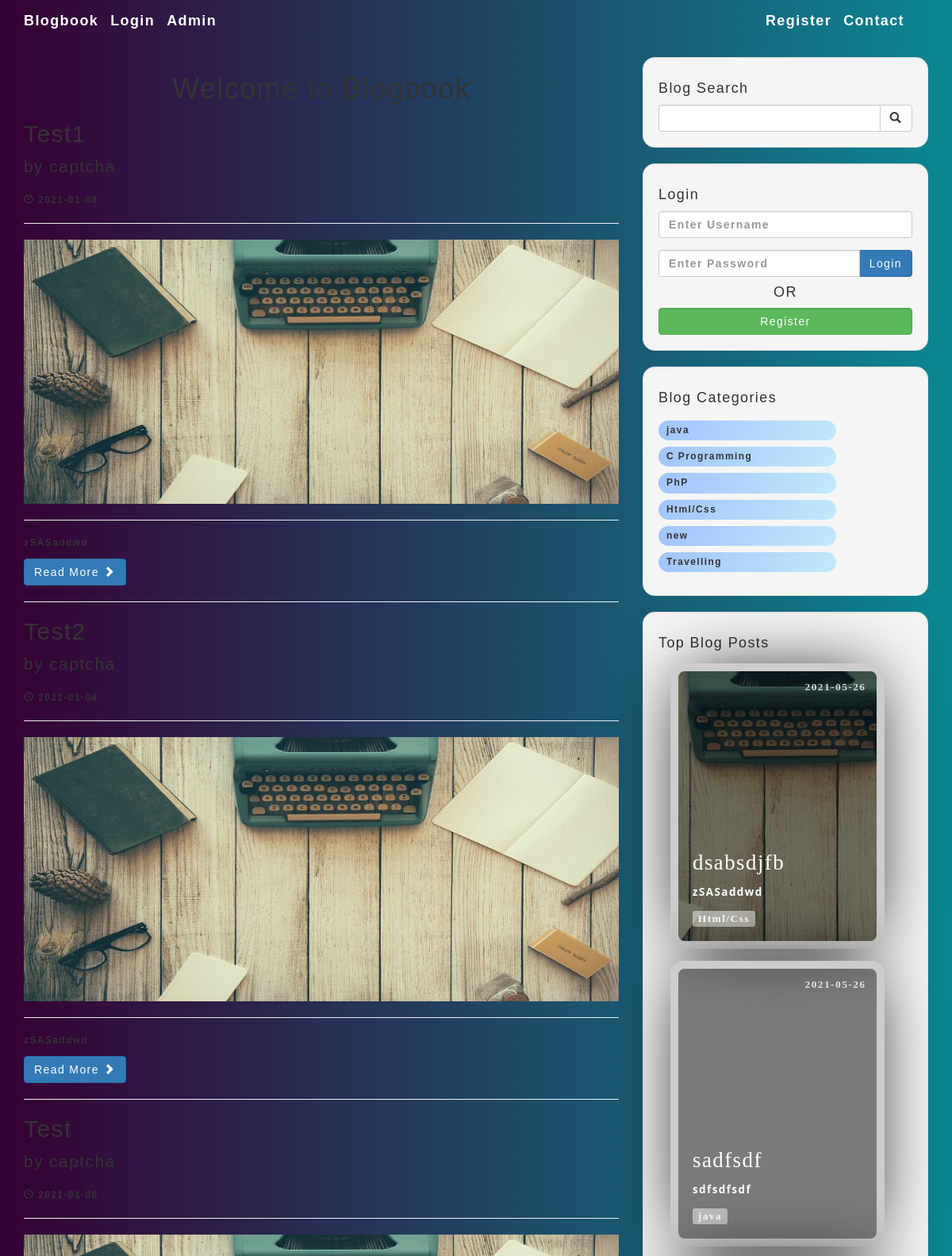
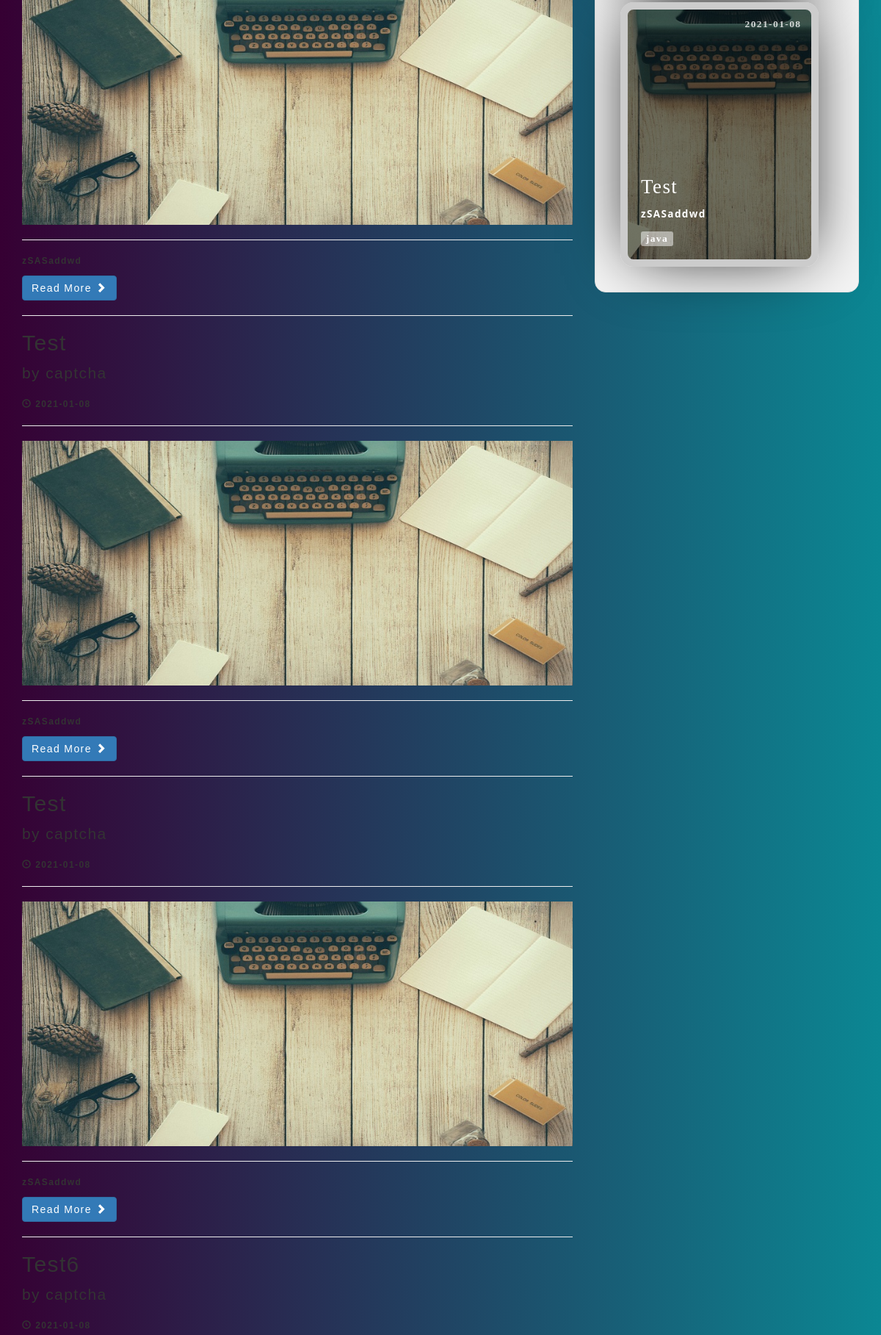
/index_old.php (upper part), run on the app's committed database (2 pictures, top to bottom).
### tables this page shows
CREATE TABLE `posts` (
  `post_id` int(3) NOT NULL,
  `post_category_id` int(3) NOT NULL,
  `post_title` varchar(255) NOT NULL,
  `post_author` varchar(255) NOT NULL,
  `author_id` int(255) NOT NULL,
  `post_date` date NOT NULL,
  `post_image` text NOT NULL,
  `post_content` mediumtext NOT NULL,
  `post_tags` varchar(255) NOT NULL,
  `post_comment_count` int(255) NOT NULL,
  `post_status` varchar(255) NOT NULL DEFAULT 'draft',
  `post_views_count` int(255) NOT NULL
);

CREATE TABLE `categories` (
  `cat_id` int(3) NOT NULL,
  `cat_title` varchar(255) NOT NULL
);

### index_old.php (the view, shortened to what this page needs)
<?php include "includes/db.php";?>
<?php include "includes/header.php";?>
<body>
   <?php include "includes/navigation.php"; ?>
    <div class="container">
        <div class="row">
            <div class="col-md-8">
<h1 class="text-center">Welcome to Blogbook</h1>
               <?php
                $query="SELECT * FROM posts";
               $select_all_posts_query=mysqli_query($connection,$query);
                    while($row=mysqli_fetch_assoc($select_all_posts_query)){
                        $post_title=$row['post_title'];
                        $post_id=$row['post_id'];
                        $post_author=$row['post_author'];
                        $post_date=$row['post_date'];
                        $post_image=$row['post_image'];
                        $post_content=substr($row['post_content'],0,50);
                        $post_status=$row['post_status'];
                       if($post_status == 'published'){
                       ?>
                <h2>
                    <a href="post.php?p_id=<?php echo $post_id;?>"><?php echo $post_title;?></a>
                </h2>
                <p class="lead">
                    by <a href="author_posts.php?author=<?php echo $post_author;?>&p_id=<?php echo $post_id;?>"><?php echo $post_author;?></a>
                </p>
                <p><span class="glyphicon glyphicon-time"></span> <?php echo $post_date;?></p>
                <hr>
                <a  href="post.php?p_id=<?php echo $post_id;?>">
                    <img class="img-responsive" src="images/<?php echo $post_image;?>" alt=""></a>
                <hr>
                <p><?php echo $post_content;?></p>
                <a class="btn btn-primary" href="post.php?p_id=<?php echo $post_id;?>">Read More <span class="glyphicon glyphicon-chevron-right"></span></a>
                <hr>
                  <?php  } }?>
            </div>
           <?php include "includes/sidebar.php";  ?>
        </div>
      <?php
include "includes/footer.php";
?>

### includes/sidebar.php (shortened to what this page needs)
<div class="col-md-4">
    <div class="well">
        <h4>Blog Search</h4>
        <form action="search.php" method="post">
            <div class="input-group">
                <input name="search" type="text" class="form-control">
                <span class="input-group-btn">
                    <button name="submit" class="btn btn-default" type="submit">
                        <span class="glyphicon glyphicon-search"></span>
                    </button>
                </span>
            </div>
        </form>
    </div>
    <div class="well logs" id="login">
        <div class="heads">
            <h4>Login</h4>
            <form action="includes/login.php" method="post" id="login_form" onsubmit="return validate_form()">
                <div class="form-group">
                    <input name="username" type="text" class="form-control" placeholder="Enter Username" id="user_name">
                </div>
                <div class="input-group">
                    <input name="password" type="password" class="form-control" placeholder="Enter Password" id="user_pass">
                    <span class="input-group-btn">
                        <button class="btn btn-primary" name="login" type="submit">
                            Login
                        </button>
                    </span>
                </div>
            </form>
            <h4 style="text-align: center;">OR</h4>
            <a href="../registration.php">
                <button class="btn btn-success form-control" name="login" type="submit" value="Register">
                    Register
                </button> </a>
        </div>
    </div>
    <?php
    $query = "SELECT * FROM categories ";
    $select_categories_sidebar = mysqli_query($connection, $query);
    ?>
    <div class="well " id="categories">
        <h4>Blog Categories</h4>
        <div class="row">
            <div class="col-lg-12">
                <ul class="list-unstyled">
                    <?php
                    while ($row = mysqli_fetch_assoc($select_categories_sidebar)) {
                        $cat_title = $row['cat_title'];
                        $cat_id = $row['cat_id'];
                        echo "<li   class='list-items'
                        data-aos='fade-left'
                        data-aos-delay='100'><a href='category.php?category=$cat_id'>{$cat_title}</a></li>";
                    }
                    ?>
                </ul>
            </div>
        </div>
    </div>
    <?php include "widget.php" ?>
</div>

### includes/widget.php (shortened to what this page needs)
<div class="well">
    <h4>Top Blog Posts</h4>
    <?php
    $query = "SELECT * FROM posts WHERE post_status='published'   ORDER BY post_views_count DESC LIMIT 3 ";
    $select_all_posts_query = mysqli_query($connection, $query);
    while ($row = mysqli_fetch_assoc($select_all_posts_query)) {
        $post_title = $row['post_title'];
        $post_id = $row['post_id'];
        $post_date = $row['post_date'];
        $post_image = $row['post_image'];
        $post_content = strip_tags(substr($row['post_content'], 0, 100));
        $post_status = $row['post_status'];
        $post_category_id = $row['post_category_id'];
        $query = "SELECT * FROM categories WHERE cat_id={$post_category_id}";
        $select_categories_id = mysqli_query($connection, $query);
        $cat = mysqli_fetch_assoc($select_categories_id);
        $post_category = $cat['cat_title'];
        if ($post_status == 'published') {
    ?>
            <div class="card-grid-space">
                <a class="card" href="../post.php?p_id=<?php echo $post_id; ?>" style="--bg-img: url('../images/<?php echo $post_image; ?>');margin:1.5rem;">
                    <div>
                        <h1><?php echo $post_title; ?></h1>
                        <p><?php echo $post_content; ?></p>
                        <div class="date"><?php echo $post_date; ?></div>
                        <div class="tags">
                            <div class="tag"><?php echo $post_category; ?></div>
                        </div>
                    </div>
                </a>
            </div>
    <?php  }
    } ?>

### css/styles.css (style rules this page uses)
body { font-size: 12px; }
body, button, input { font-family: "Montserrat", sans-serif; font-weight: 700; letter-spacing: 1.4px; }
:root { --color: #3c3163; --transition-time: 0.5s; }
* { box-sizing: border-box; }
body { margin: 0; min-height: 100vh; }
a { color: inherit; }
.card { font-family: "Heebo"; --bg-filter-opacity: 0.5; background-image: linear-gradient( rgba(0, 0, 0, var(--bg-filter-opacity)), rgba(0, 0, 0, var(--bg-filter-opacity)) ), var(--bg-img); height: 20em; width: 15em; font-size: 1.5em; color: white; border-radius: 1em; padding: 1em; display: flex; align-items: flex-end; background-size: cover; background-position: center; box-shadow: 0 0 5em -1em black; transition: all, var(--transition-time); position: relative; overflow: hidden; border: 10px solid #ccc; text-decoration: none; }
.card h1 { margin: 0; font-size: 1.5em; line-height: 1.2em; }
.card p { font-size: 0.75em; font-family: "Open Sans"; margin-top: 0.5em; line-height: 2em; }
.card .tags { display: flex; }
.card .tags .tag { font-size: 0.75em; background: rgba(255, 255, 255, 0.5); border-radius: 0.3rem; padding: 0 0.5em; margin-right: 0.5em; line-height: 1.5em; transition: all, var(--transition-time); }
.card .date { position: absolute; top: 0; right: 0; font-size: 0.75em; padding: 1em; line-height: 1em; opacity: 0.8; }
.card:before, .card:after { content: ""; transform: scale(0); transform-origin: top left; border-radius: 50%; position: absolute; left: -50%; top: -50%; z-index: -5; transition: all, var(--transition-time); transition-timing-function: ease-in-out; }
.card:before { background: #ddd; width: 250%; height: 250%; }
.card:after { background: white; width: 200%; height: 200%; }
div { border-radius: 20px; }
.well { border-radius: 15px; }
.list-items { background: linear-gradient(120deg, #a1c4fd 0%, #c2e9fb 100%); padding: 0.4rem 1rem; margin: 0.8rem 0; border-radius: 3rem; width: 70%; display: flex; justify-content: space-between; }

### includes/header.php (style rules this page uses)
body { background: linear-gradient(to right, #360033 0%, #0b8793 100%); font-size: 12px; }

### data on the page
posts: post_title "Test1", post_author "captcha", post_date "2021-01-08", post_image (picture), post_content "zSASaddwd"
posts: post_title "Test2", post_author "captcha", post_date "2021-01-08", post_image (picture), post_content "zSASaddwd"
posts: post_title "Test", post_author "captcha", post_date "2021-01-08", post_image (picture), post_content "zSASaddwd"
posts: post_title "Test", post_author "captcha", post_date "2021-01-08", post_image (picture), post_content "zSASaddwd"
posts: post_title "Test", post_author "captcha", post_date "2021-01-08", post_image (picture), post_content "zSASaddwd"
posts: post_title "Test6", post_author "captcha", post_date "2021-01-08"
categories: cat_title "java"
categories: cat_title "C Programming"
categories: cat_title "PhP"
categories: cat_title "Html/Css"
categories: cat_title "new"
categories: cat_title "Travelling"
posts: post_image (picture), post_title "dsabsdjfb", post_content "zSASaddwd", post_date "2021-05-26", categories.cat_title "Html/Css"
posts: post_title "sadfsdf", post_content "sdfsdfsdf", post_date "2021-05-26", categories.cat_title "java"
posts: post_image (picture), post_title "Test", post_content "zSASaddwd", post_date "2021-01-08", categories.cat_title "java"
